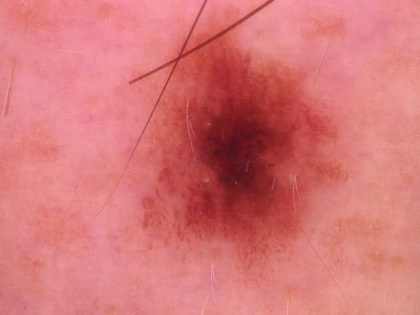
%> input picture Skin_images/1.jpg, 420 x 315 px, shrunk from 600 x 450 before the run; its folder holds only this picture in this run
$ octave datacole.m   (GNU Octave 9; MATLAB toolbox functions it lacks are replaced by stand-ins)
%> lines starting %> are read from the running program, lines starting %| are printed output that depends on the picture; in (x1, y1, x2, y2) boxes, pixels count from 0 and x2, y2 are one past the last pixel; in counts of white or black regions, pixels touching at a corner belong together; the program's own positions count from 1
imageDir = '...\Skin_images\';
maskDir = '...\Skin_images_masks\';

imageFiles = dir(fullfile(imageDir, '*.jpg'));
maskFiles = dir(fullfile(maskDir, '*.png'));

precomputedData = struct('H2D', []);

for i = 1:length(imageFiles)
    img = imread(fullfile(imageDir, imageFiles(i).name));
%> img is the input picture: size 315x420x3 uint8; mean R, G, B 214.7, 117.6, 118.4
    img_gray = rgb2gray(img);
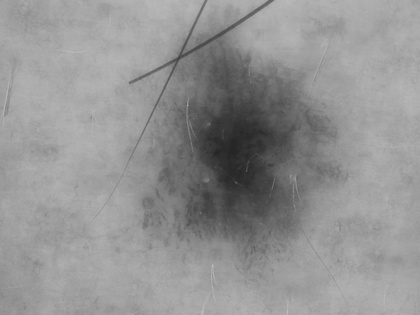
%> img_gray: size 315x420 uint8; min 35, max 191, mean 146.8

    s1 = 50;
    s2 = 50;
    Icomp = imcomplement(img_gray);
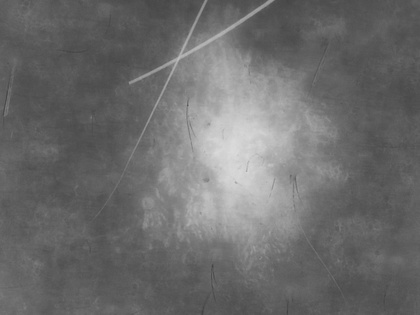
%> Icomp: size 315x420 uint8; min 64, max 220, mean 108.2
    Se = strel('disk', s1);
    Isc = imopen(Icomp, Se);
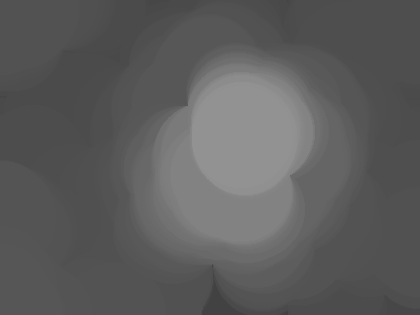
%> Isc: size 315x420 uint8; min 64, max 146, mean 93.1
    Se2 = strel('disk', s2);
    Ift = imclose(Isc, Se2);
    TH = Icomp - Ift;
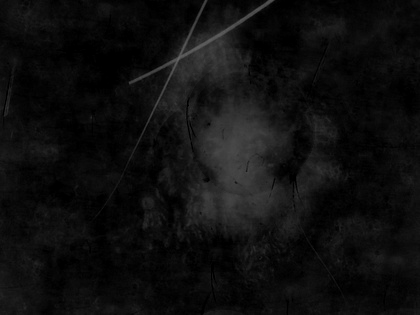
%> TH: size 315x420 uint8; min 0, max 101, mean 14.5
    level = graythresh(TH);
%> level = 0.106
    Bin = imbinarize(TH, level);
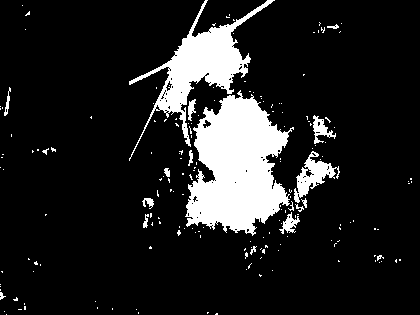
%> Bin: size 315x420 logical; 13% white; 181 white regions (162 under 20 px), largest, box (x1, y1, x2, y2) and area: (185, 90, 294, 236) 9822, (129, 0, 275, 161) 4943, (294, 151, 340, 203) 871
%> (the run ends here)

$ run again, on Skin_images/12.jpg
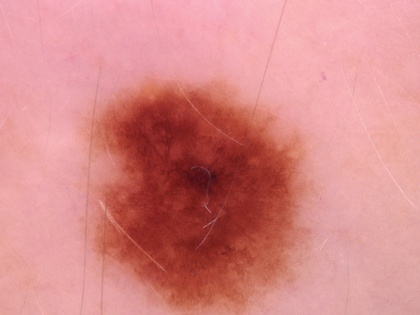
%> input picture Skin_images/12.jpg, 420 x 315 px, shrunk from 600 x 450 before the run
%> img is the input picture: size 315x420x3 uint8; mean R, G, B 214.7, 136.4, 135.6
%> `TH = Icomp - Ift;`:
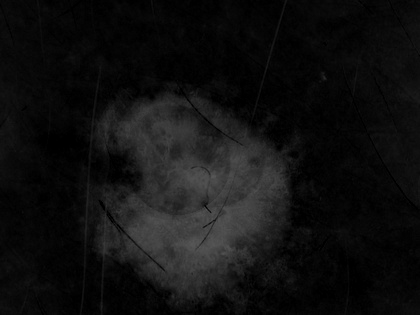
%> TH: size 315x420 uint8; min 0, max 87, mean 15.9
%> level = 0.114
%> `Bin = imbinarize(TH, level);`:
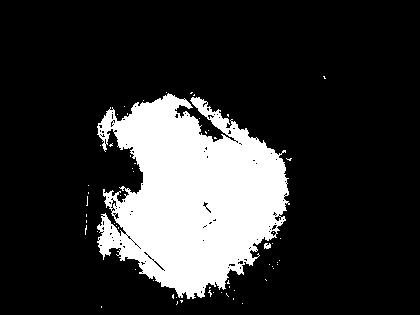
%> Bin: size 315x420 logical; 19.3% white; 60 white regions (58 under 20 px), largest, box (x1, y1, x2, y2) and area: (97, 93, 290, 299) 25365, (264, 243, 271, 249) 33

$ run again, on Skin_images/13.jpg
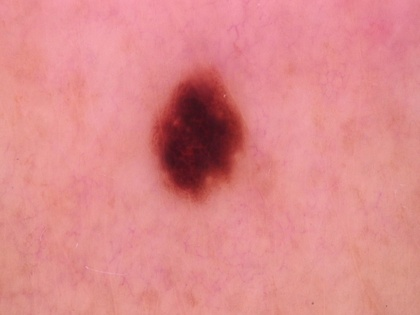
%> input picture Skin_images/13.jpg, 420 x 315 px, shrunk from 600 x 450 before the run
%> img is the input picture: size 315x420x3 uint8; mean R, G, B 221.1, 137.1, 138.5
%> `Isc = imopen(Icomp, Se);`:
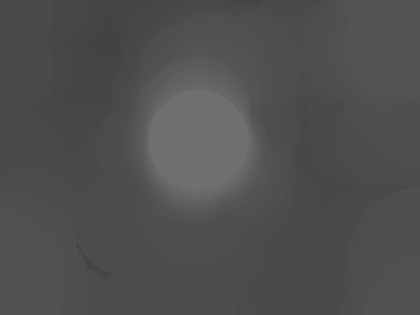
%> Isc: size 315x420 uint8; min 64, max 111, mean 79.8
%> level = 0.184
%> `Bin = imbinarize(TH, level);`:
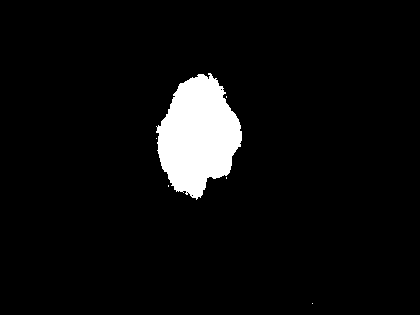
%> Bin: size 315x420 logical; 5.5% white; 6 white regions (5 under 20 px), largest, box (x1, y1, x2, y2) and area: (156, 73, 242, 200) 7227

$ run again, on Skin_images/14.jpg
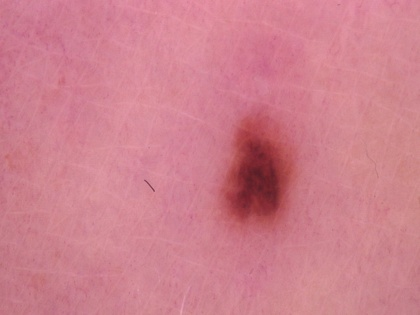
%> input picture Skin_images/14.jpg, 420 x 315 px, shrunk from 600 x 450 before the run
%> img is the input picture: size 315x420x3 uint8; mean R, G, B 206.4, 128, 141.6
%> `Isc = imopen(Icomp, Se);`:
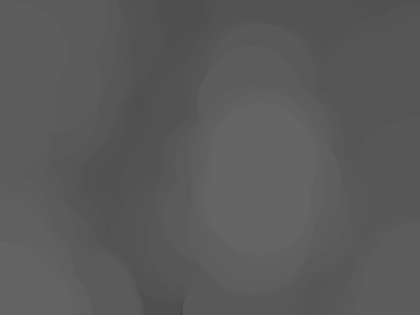
%> Isc: size 315x420 uint8; min 67, max 101, mean 90.2
%> level = 0.153
%> `Bin = imbinarize(TH, level);`:
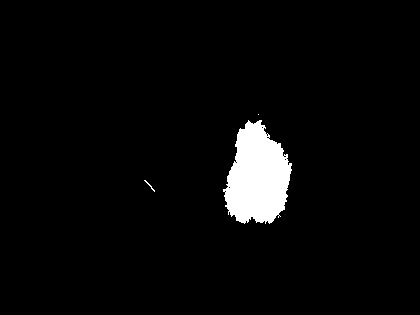
%> Bin: size 315x420 logical; 3.8% white; 3 white regions (1 under 20 px), largest, box (x1, y1, x2, y2) and area: (223, 120, 292, 224) 4941, (144, 180, 155, 192) 22
